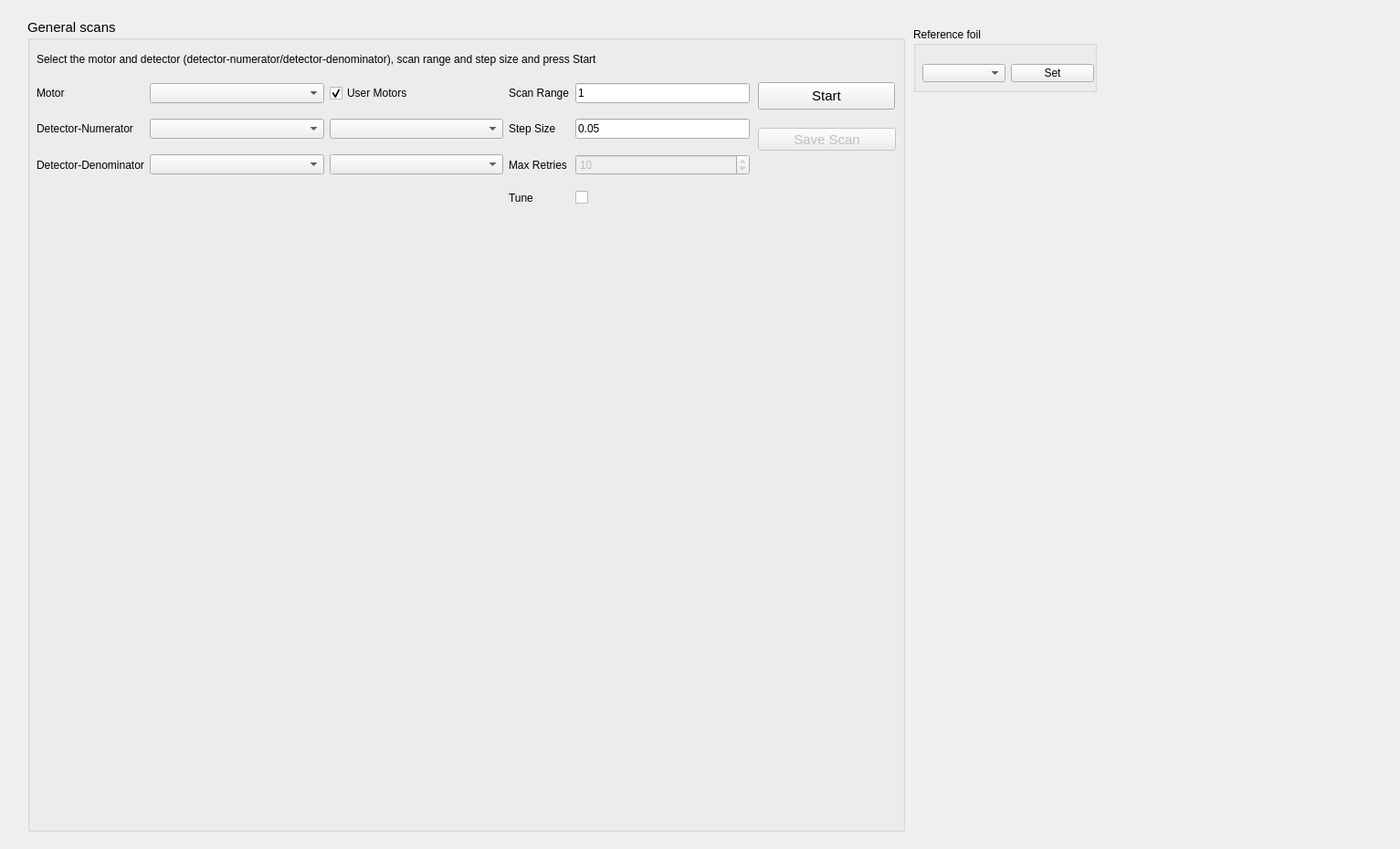
<?xml version="1.0" encoding="UTF-8"?>
<ui version="4.0">
 <class>Form</class>
 <widget class="QWidget" name="Form">
  <property name="geometry">
   <rect>
    <x>0</x>
    <y>0</y>
    <width>1533</width>
    <height>930</height>
   </rect>
  </property>
  <property name="windowTitle">
   <string>Form</string>
  </property>
  <widget class="QGroupBox" name="groupBox_7">
   <property name="geometry">
    <rect>
     <x>30</x>
     <y>20</y>
     <width>961</width>
     <height>891</height>
    </rect>
   </property>
   <property name="font">
    <font>
     <pointsize>11</pointsize>
     <weight>50</weight>
     <bold>false</bold>
    </font>
   </property>
   <property name="title">
    <string>General scans</string>
   </property>
   <widget class="QWidget" name="gridLayoutWidget_3">
    <property name="geometry">
     <rect>
      <x>10</x>
      <y>60</y>
      <width>781</width>
      <height>156</height>
     </rect>
    </property>
    <layout class="QGridLayout" name="gridLayout_8">
     <item row="2" column="0">
      <widget class="QLabel" name="label_112">
       <property name="font">
        <font>
         <pointsize>9</pointsize>
         <weight>50</weight>
         <bold>false</bold>
        </font>
       </property>
       <property name="text">
        <string>Detector-Denominator</string>
       </property>
      </widget>
     </item>
     <item row="2" column="1">
      <widget class="QComboBox" name="comboBox_detectors_den">
       <property name="sizePolicy">
        <sizepolicy hsizetype="Expanding" vsizetype="Fixed">
         <horstretch>0</horstretch>
         <verstretch>0</verstretch>
        </sizepolicy>
       </property>
       <property name="font">
        <font>
         <pointsize>9</pointsize>
         <weight>50</weight>
         <bold>false</bold>
        </font>
       </property>
      </widget>
     </item>
     <item row="2" column="2">
      <widget class="QComboBox" name="comboBox_channels_den">
       <property name="sizePolicy">
        <sizepolicy hsizetype="Expanding" vsizetype="Fixed">
         <horstretch>0</horstretch>
         <verstretch>0</verstretch>
        </sizepolicy>
       </property>
       <property name="font">
        <font>
         <pointsize>9</pointsize>
         <weight>50</weight>
         <bold>false</bold>
        </font>
       </property>
      </widget>
     </item>
     <item row="1" column="0">
      <widget class="QLabel" name="label_108">
       <property name="font">
        <font>
         <pointsize>9</pointsize>
         <weight>50</weight>
         <bold>false</bold>
        </font>
       </property>
       <property name="text">
        <string>Detector-Numerator</string>
       </property>
      </widget>
     </item>
     <item row="1" column="1">
      <widget class="QComboBox" name="comboBox_detectors">
       <property name="sizePolicy">
        <sizepolicy hsizetype="Expanding" vsizetype="Fixed">
         <horstretch>0</horstretch>
         <verstretch>0</verstretch>
        </sizepolicy>
       </property>
       <property name="font">
        <font>
         <pointsize>9</pointsize>
         <weight>50</weight>
         <bold>false</bold>
        </font>
       </property>
      </widget>
     </item>
     <item row="1" column="2">
      <widget class="QComboBox" name="comboBox_channels">
       <property name="sizePolicy">
        <sizepolicy hsizetype="Expanding" vsizetype="Fixed">
         <horstretch>0</horstretch>
         <verstretch>0</verstretch>
        </sizepolicy>
       </property>
       <property name="font">
        <font>
         <pointsize>9</pointsize>
         <weight>50</weight>
         <bold>false</bold>
        </font>
       </property>
      </widget>
     </item>
     <item row="0" column="0">
      <widget class="QLabel" name="label_109">
       <property name="font">
        <font>
         <pointsize>9</pointsize>
         <weight>50</weight>
         <bold>false</bold>
        </font>
       </property>
       <property name="text">
        <string>Motor</string>
       </property>
      </widget>
     </item>
     <item row="0" column="1">
      <widget class="QComboBox" name="comboBox_motors">
       <property name="sizePolicy">
        <sizepolicy hsizetype="Expanding" vsizetype="Fixed">
         <horstretch>0</horstretch>
         <verstretch>0</verstretch>
        </sizepolicy>
       </property>
       <property name="font">
        <font>
         <pointsize>9</pointsize>
         <weight>50</weight>
         <bold>false</bold>
        </font>
       </property>
      </widget>
     </item>
     <item row="0" column="3">
      <widget class="QLabel" name="label_110">
       <property name="font">
        <font>
         <pointsize>9</pointsize>
         <weight>50</weight>
         <bold>false</bold>
        </font>
       </property>
       <property name="text">
        <string>Scan Range</string>
       </property>
      </widget>
     </item>
     <item row="1" column="3">
      <widget class="QLabel" name="label_111">
       <property name="font">
        <font>
         <pointsize>9</pointsize>
         <weight>50</weight>
         <bold>false</bold>
        </font>
       </property>
       <property name="text">
        <string>Step Size</string>
       </property>
      </widget>
     </item>
     <item row="2" column="4">
      <widget class="QSpinBox" name="spinBox_gen_scan_retries">
       <property name="enabled">
        <bool>false</bool>
       </property>
       <property name="font">
        <font>
         <pointsize>9</pointsize>
         <weight>50</weight>
         <bold>false</bold>
        </font>
       </property>
       <property name="value">
        <number>10</number>
       </property>
      </widget>
     </item>
     <item row="2" column="3">
      <widget class="QLabel" name="label_145">
       <property name="font">
        <font>
         <pointsize>9</pointsize>
         <weight>50</weight>
         <bold>false</bold>
        </font>
       </property>
       <property name="text">
        <string>Max Retries</string>
       </property>
      </widget>
     </item>
     <item row="1" column="4">
      <widget class="QLineEdit" name="edit_gen_step">
       <property name="font">
        <font>
         <pointsize>9</pointsize>
         <weight>50</weight>
         <bold>false</bold>
        </font>
       </property>
       <property name="text">
        <string>0.05</string>
       </property>
      </widget>
     </item>
     <item row="0" column="4">
      <widget class="QLineEdit" name="edit_gen_range">
       <property name="font">
        <font>
         <pointsize>9</pointsize>
         <weight>50</weight>
         <bold>false</bold>
        </font>
       </property>
       <property name="text">
        <string>1</string>
       </property>
      </widget>
     </item>
     <item row="3" column="3">
      <widget class="QLabel" name="label_146">
       <property name="font">
        <font>
         <pointsize>9</pointsize>
         <weight>50</weight>
         <bold>false</bold>
        </font>
       </property>
       <property name="text">
        <string>Tune</string>
       </property>
      </widget>
     </item>
     <item row="3" column="4">
      <widget class="QCheckBox" name="checkBox_tune">
       <property name="font">
        <font>
         <pointsize>9</pointsize>
         <weight>50</weight>
         <bold>false</bold>
        </font>
       </property>
       <property name="text">
        <string/>
       </property>
      </widget>
     </item>
     <item row="0" column="2">
      <widget class="QCheckBox" name="checkBox_user_motor">
       <property name="font">
        <font>
         <pointsize>9</pointsize>
         <weight>50</weight>
         <bold>false</bold>
        </font>
       </property>
       <property name="text">
        <string>User Motors</string>
       </property>
       <property name="checked">
        <bool>true</bool>
       </property>
      </widget>
     </item>
    </layout>
   </widget>
   <widget class="QPushButton" name="push_gen_scan">
    <property name="geometry">
     <rect>
      <x>800</x>
      <y>70</y>
      <width>150</width>
      <height>30</height>
     </rect>
    </property>
    <property name="text">
     <string>Start</string>
    </property>
   </widget>
   <widget class="QPushButton" name="push_gen_scan_save">
    <property name="enabled">
     <bool>false</bool>
    </property>
    <property name="geometry">
     <rect>
      <x>800</x>
      <y>120</y>
      <width>151</width>
      <height>25</height>
     </rect>
    </property>
    <property name="text">
     <string>Save Scan</string>
    </property>
   </widget>
   <widget class="QWidget" name="verticalLayoutWidget_10">
    <property name="geometry">
     <rect>
      <x>10</x>
      <y>220</y>
      <width>941</width>
      <height>661</height>
     </rect>
    </property>
    <layout class="QVBoxLayout" name="plot_gen_scan"/>
   </widget>
   <widget class="QLabel" name="label_60">
    <property name="geometry">
     <rect>
      <x>10</x>
      <y>30</y>
      <width>901</width>
      <height>31</height>
     </rect>
    </property>
    <property name="font">
     <font>
      <pointsize>9</pointsize>
      <weight>50</weight>
      <bold>false</bold>
     </font>
    </property>
    <property name="text">
     <string>&lt;html&gt;&lt;head/&gt;&lt;body&gt;&lt;p&gt;Select the motor and detector (detector-numerator/detector-denominator), scan range and step size and press Start&lt;/p&gt;&lt;/body&gt;&lt;/html&gt;</string>
    </property>
    <property name="wordWrap">
     <bool>true</bool>
    </property>
   </widget>
  </widget>
  <widget class="QGroupBox" name="groupBox_2">
   <property name="geometry">
    <rect>
     <x>1000</x>
     <y>30</y>
     <width>201</width>
     <height>71</height>
    </rect>
   </property>
   <property name="title">
    <string>Reference foil</string>
   </property>
   <widget class="QWidget" name="horizontalLayoutWidget">
    <property name="geometry">
     <rect>
      <x>10</x>
      <y>30</y>
      <width>188</width>
      <height>41</height>
     </rect>
    </property>
    <layout class="QHBoxLayout" name="horizontalLayout">
     <item>
      <widget class="QComboBox" name="comboBox_reference_foils">
       <property name="maximumSize">
        <size>
         <width>100</width>
         <height>20</height>
        </size>
       </property>
      </widget>
     </item>
     <item>
      <widget class="QPushButton" name="push_set_reference_foil">
       <property name="maximumSize">
        <size>
         <width>100</width>
         <height>20</height>
        </size>
       </property>
       <property name="toolTipDuration">
        <number>0</number>
       </property>
       <property name="text">
        <string>Set</string>
       </property>
      </widget>
     </item>
    </layout>
   </widget>
  </widget>
 </widget>
 <resources/>
 <connections/>
</ui>
